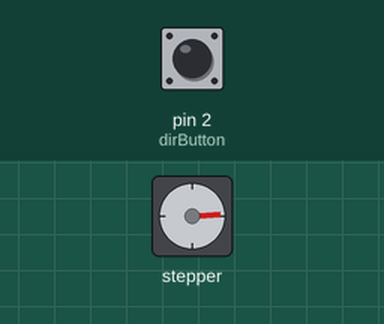
Bench run of a sketch on a simulated Arduino Uno, built with avr-gcc and run on an emulated ATmega328P. On the bench: stepper motor. Wiring (inferred from the names in the program): stepper motor driver (200 steps per turn assumed): step pin 3; direction pin 4. Inputs (shaded band) come from the test bench; at power-on: pin 2 (dirButton) HIGH.

Above: at 1.2 s.
1.3 s: pin 2 (dirButton) pulled LOW for 0.15 s
At 1.65 s:
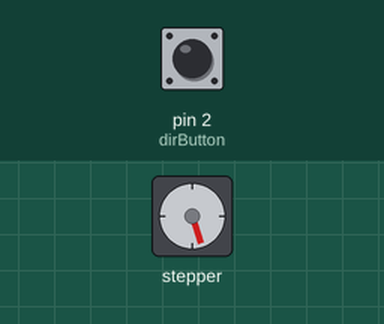
4.4 s: pin 2 (dirButton) pulled LOW for 3.2 s
At 4.66 s:
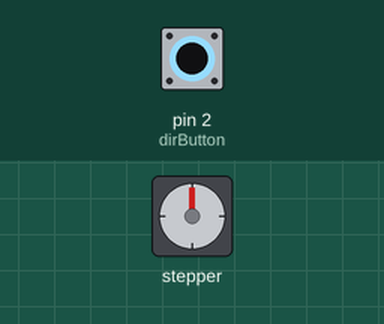
9.1 s: pin 2 (dirButton) pulled LOW for 1 s
At 9.48 s:
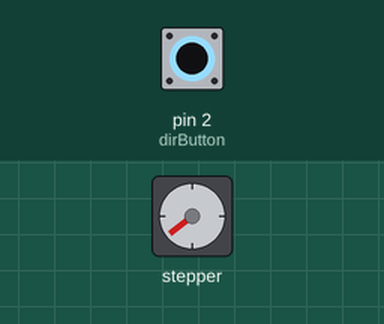
Timing chart, 0 to 24.1 s (numbered marks = the images above; inputs shaded):
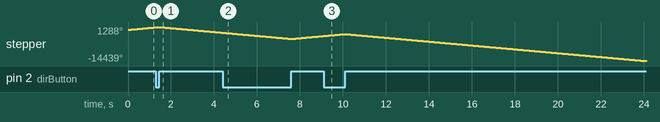

The sketch:

stepper_direction_button.ino
```cpp
// Stepper motor run code with a4988 driver
// by Superb

const int stepPin = 3;
 int dirPin = 4;
int dirButton = 2;
int state = HIGH;
int reading;
int previous = LOW;
int stepDelay=1000;


long time = 0;
long debounce = 200;


void setup() {
  pinMode(stepPin,OUTPUT);
  pinMode(dirPin,OUTPUT);
pinMode(dirButton, INPUT_PULLUP);


}

void loop() {
  reading = digitalRead(dirButton);

  // if the input just went from LOW and HIGH and we've waited long enough
  // to ignore any noise on the circuit, toggle the output pin and remember
  // the time
  if (reading == HIGH && previous == LOW && millis() - time > debounce) {
    if (state == HIGH)
      state = LOW;
    else
      state = HIGH;

    time = millis();
  }

  digitalWrite(dirPin, state);

  previous = reading;

digitalWrite(stepPin, HIGH);
delayMicroseconds(stepDelay);
digitalWrite(stepPin, LOW);
delayMicroseconds(stepDelay);
}
```
